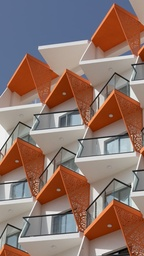
#> input picture Modul 6/Modul6.jpg, 144 x 256 px, shrunk from 563 x 1000 before the run, found by its file name
$ jupyter execute 'Jurnal6_F1D021131_R. Muhammad Gerald Dennaya HD..ipynb'
#> lines starting #> are read from the running program, lines starting #| are printed output that depends on the picture
# MODUL 6 : Edge Detection

Untuk melakukan Pendeteksian Tepi membutuhkan beberapa library yang nantinya digunakan untuk mengolah suatu citra, library diantaranya adalah:
1. Library matplotlib.pyplot yang dinamakan sebagai "plt" merupakan library yang digunakan untuk memvisualisasikan suatu data
2. Library numpy yang dinamakan sebagai "np" merupakan library yang digunakan untuk melakukan proses matematika dalam suatu array
3. Library Opencv atau cv2 yang dinamakan sebagai "cv" merupakan library yang digunakan untuk mengolah suatu citra

[cell 1]
import matplotlib.pyplot as plt
import numpy as np
import cv2 as cv

Hal pertama yang dilakukan untuk pendeteksian tepi yaitu menyimpan sebuah citra yang akan dideteksi tepinya kedalam suatu variabel yang dalam kasus ini variabel "image", kemudian mengubah dimensi dari citra yang awalnya BGR(Blue Green Red) menjadi dimensi Grayscale guna mempermudah pemrosesan dalam suatu citra, lalu citra yang berdimensi grayscale disimpan kedalam variabel "gray_image" lalu ditampilkan dengan fungsi imshow pada plt

[cell 2]
image = plt.imread("modul6.jpg")
#> image is the input picture: shape (256, 144, 3); mean R, G, B 140.9, 115.8, 107.8
gray_image = cv.cvtColor(image, cv.COLOR_BGR2GRAY)
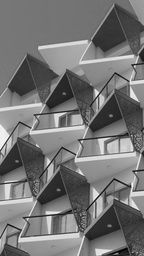
#> gray_image: shape (256, 144); min 1, max 254, mean 116.2
plt.imshow(gray_image,cmap='gray')

FUNGSI padding : digunakan untuk menciptakan suatu citra baru yang telah di zero padding sesuai dengan kernel yang dibutuhkan, oleh karena itu fungsi ini membutuhkan parameter img untuk citranya dan kernel untuk ukuran paddingnya, padding dilakukan berdasarkan ukuran kernel, jika kernel berukuran ganjil maka jumlah padding yang didapatkan berasal dari panjang kernel yang dikurangi 1 lalu dibagi 2 sedangkan untuk kernel genap didapatkan dari ukuran kernel yang dibagi 2.

[cell 3]
def padding (img, kernel):
    if len(kernel)%2 == 0:
        n = int(len(kernel)/2)
        result = np.pad (img, ([0,n],[0,n]))
    else:
        n = int((len(kernel)-1)/2)
        result = np.pad (img, ([n,n],[n,n]))
    return result

FUNGSI konvolusi : merupakan fungsi untuk melakukan konvolusi pada citra yang telah dipadding lalu menyimpannya kembali pada variabel yang berukuran sama dengan citra aslinya yang dalam kasus ini adalah variabel "result", adapun proses konvolusi citra menyesuaikan dengan ukuran kernel. sehingga dibutuhkan 3 parameter dalam fungsi ini yaitu parameter pad yaitu sebuah citra yang telah dipadding yang nantinya akan diambil nilai nilainya untuk dilakukan konvolusi, parameter img yang digunakan untuk mengambil ukuran citra asli untuk ditempatkan pada variabel result dan parameter kernel untuk membantu proses konvolusi yang di mana dilakukan proses sum of product pada piksel yang ingin di konvolusi serta piksel tetangganya dengan kernel yang ada pada parameter.

[cell 4]
def konvolusi(pad, img, kernel):
    result = np.zeros(img.shape).astype(int)
    for i in range(img.shape[0]):
        for j in range(img.shape[1]):

            for k in range(len(kernel)):
                for l in range(len(kernel)):
                    result[i,j] += pad[i+k,j+l] * kernel[k][l]
#> result: shape (256, 144) int64
    return result

FUNGSI Edge_Detection : merupakan fungsi yang digunakan untuk melakukan pendeteksian tepi, pada fungsi ini akan mengembalikan 3 nilai yaitu hasil pendeteksian tepi, pendeteksian tepi pada gradient X dan pendeteksian tepi pada gradient Y.

hal pertama yang dilakukan untuk pendeteksian adalah melakukan konvolusi citra dengan kernel yang berupa operator pendeteksian tepi pada kasus ini terdapat 2  kernel (untuk gradient X dan gradient Y) pada setiap metode sehingga dilakukan 2 konvolusi pada masing masing operator lalu hasil dari kedua konvolusi tersebut dipangkatkan dan diakarkan dengan bantuan np.sqrt, jika ingin mendapatkan hasil pendeteksian tepi yang lengkap kedua hasil konvolusi tadi ditambahkan setelah dipangkatkan.

[cell 5]
def Edge_Detection(image,kernel1,kernel2):
    pad_image = padding(image,kernel1)

    konv1 = konvolusi(pad_image,image,kernel1)
    konv2 = konvolusi(pad_image,image,kernel2)

    square1 = konv1 * konv1
    square2 = konv2 * konv2

    Gradient_Y = np.zeros(square1.shape).astype(int)
    Gradient_Y = np.sqrt(square1)

    Gradient_X = np.zeros(square2.shape).astype(int)
    Gradient_X = np.sqrt(square2)
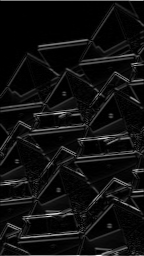
#> Gradient_X: shape (256, 144) float64; min 0, max 932, mean 61.4; drawn with min black and max white

    hasil_jumlah = square1 + square2
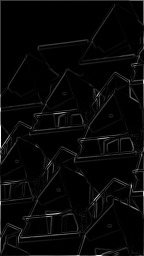
#> hasil_jumlah: shape (256, 144) int64; min 0, max 923570, mean 27968.8; drawn with min black and max white
    result = np.sqrt(hasil_jumlah)


    return result, Gradient_X, Gradient_Y

Untuk melakukan pendeteksian Tepi dibutuhkan operator pendeteksian tepi berupa kernel adapun bentuk kernel dari masing masing metode/operatornya diantaranya :

#### A. Kernel Sobel

[cell 6]
Sx = [[-1, 0, 1],
      [-2, 0, 2],
      [-1, 0, 1]]
Sy = [[ 1, 2, 1],
      [ 0, 0, 0],
      [-1,-2,-1]]

#### B. Kernel Prewitt

[cell 7]
Px = [[-1, 0, 1],
      [-1, 0, 1],
      [-1, 0, 1]]
Py = [[ 1, 1, 1],
      [ 0, 0, 0],
      [-1,-1,-1]]

#### C. Kernel Roberts

[cell 8]
Rp = [[ 1, 0],
      [ 0,-1]]
Rm = [[ 0, 1],
      [-1, 0]]

## Nomor 1 : Lakukanlah deteksi tepi dengan menggunakan metode Sobel, Prewitt dan Roberts

### A. Metode Sobel

Melakukan pendeteksian tepi dengan memanggil fungsi Edge_Detection dengan paramaternya berupa citra yang telah digrayscale pada variabel "gray_image" serta 2 kernel yang merupakan operator dalam pendeteksian tepi, yang dalam kasus ini menggunakan kernel yang ada pada metode sobel yaitu yang ada pada variabel "Sx" dan "Sy", kemudian akan didapatkan 3 hasil citra, yaitu citra hasil pendeteksian tepi, citra hasil pendeteksian tepi pada gradient X dan citra hasil pendeteksian tepi pada gradient Y, lalu ditampilkan dengan fungsi imshow yang ada pada library plt.

[cell 9]
sobel_img, sobel_imgX, sobel_imgY = Edge_Detection(gray_image, Sx, Sy)

plt.figure(figsize=(15,15))
plt.subplot(1,3,1)
plt.title("Sobel Gradient X")
plt.imshow(sobel_imgX, cmap='gray')
plt.subplot(1,3,2)
plt.title("Sobel Gradient Y")
plt.imshow(sobel_imgY, cmap='gray')
plt.subplot(1,3,3)
plt.title("Sobel Result")
plt.imshow(sobel_img, cmap='gray')

### B. Metode Prewitt

Melakukan pendeteksian tepi dengan memanggil fungsi Edge_Detection dengan paramaternya berupa citra yang telah digrayscale pada variabel "gray_image" serta 2 kernel yang merupakan operator dalam pendeteksian tepi, yang dalam kasus ini menggunakan kernel yang ada pada metode prewitt yaitu yang ada pada variabel "Px" dan "Py", kemudian akan didapatkan 3 hasil citra, yaitu citra hasil pendeteksian tepi, citra hasil pendeteksian tepi pada gradient X dan citra hasil pendeteksian tepi pada gradient Y, lalu ditampilkan dengan fungsi imshow yang ada pada library plt.

[cell 10]
prewitt_img, prewitt_imgX, prewitt_imgY = Edge_Detection(gray_image, Px, Py)

plt.figure(figsize=(15,15))
plt.subplot(1,3,1)
plt.title("prewitt Gradient X")
plt.imshow(prewitt_imgX, cmap='gray')
plt.subplot(1,3,2)
plt.title("prewitt Gradient Y")
plt.imshow(prewitt_imgY, cmap='gray')
plt.subplot(1,3,3)
plt.title("prewitt Result")
plt.imshow(prewitt_img, cmap='gray')

### C. Metode Roberts

Melakukan pendeteksian tepi dengan memanggil fungsi Edge_Detection dengan paramaternya berupa citra yang telah digrayscale pada variabel "gray_image" serta 2 kernel yang merupakan operator dalam pendeteksian tepi, yang dalam kasus ini menggunakan kernel yang ada pada metode roberts yaitu yang ada pada variabel "Rp" dan "Rm", kemudian akan didapatkan 3 hasil citra, yaitu citra hasil pendeteksian tepi, citra hasil pendeteksian tepi pada gradient X dan citra hasil pendeteksian tepi pada gradient Y, lalu ditampilkan dengan fungsi imshow yang ada pada library plt.

[cell 11]
roberts_img, roberts_imgX, roberts_imgY = Edge_Detection(gray_image, Rp, Rm)
#> after the loop in konvolusi (call 5), `for i in range(img.shape[0]):`:
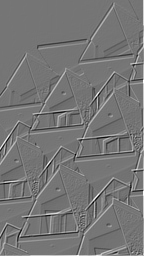
#> result: shape (256, 144) int64; min -194, max 227, mean 1.5; drawn with min black and max white
#> after the loop in konvolusi (call 6), `for i in range(img.shape[0]):`:
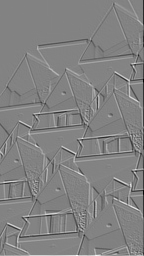
#> result: shape (256, 144) int64; min -227, max 216, mean -0.5; drawn with min black and max white
#> in Edge_Detection (call 3), `square1 = konv1 * konv1`:
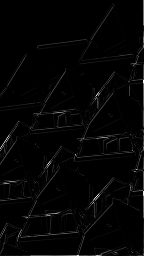
#> square1: shape (256, 144) int64; min 0, max 51529, mean 971.5; drawn with min black and max white
#> in Edge_Detection (call 3), `square2 = konv2 * konv2`:
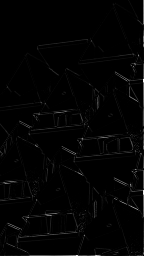
#> square2: shape (256, 144) int64; min 0, max 51529, mean 742.8; drawn with min black and max white
#> in Edge_Detection (call 3), `Gradient_Y = np.sqrt(square1)`:
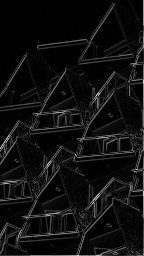
#> Gradient_Y: shape (256, 144) float64; min 0, max 227, mean 15.9
#> in Edge_Detection (call 3), `Gradient_X = np.sqrt(square2)`:
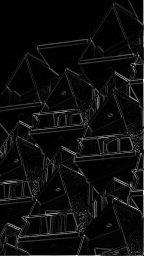
#> Gradient_X: shape (256, 144) float64; min 0, max 227, mean 13.7
#> in Edge_Detection (call 3), `result = np.sqrt(hasil_jumlah)`:
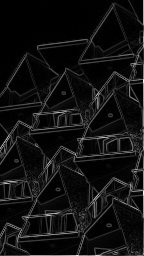
#> result: shape (256, 144) float64; min 0, max 316.8, mean 22.5; drawn with min black and max white

plt.figure(figsize=(15,15))
plt.subplot(1,3,1)
plt.title("roberts Gradient X")
plt.imshow(roberts_imgX, cmap='gray')
plt.subplot(1,3,2)
plt.title("roberts Gradient Y")
plt.imshow(roberts_imgY, cmap='gray')
plt.subplot(1,3,3)
plt.title("roberts Result")
plt.imshow(roberts_img, cmap='gray')

### Menampilkan Ketiga Hasil Pendeteksian Tepi dari 3 Metode : Sobel, Prewitt dan Roberts

[cell 12]
plt.figure(figsize=(15,15))
plt.subplot(1,3,1)
plt.title("sobel Result")
plt.imshow(sobel_img, cmap='gray')
plt.subplot(1,3,2)
plt.title("prewitt Result")
plt.imshow(prewitt_img, cmap='gray')
plt.subplot(1,3,3)
plt.title("roberts Result")
plt.imshow(roberts_img, cmap='gray')

## Nomor 2 : Buatlah method untuk mencari hasil terbaik dari ketiga metode no 1 dengan cara melihat jumlah warna yang diperoleh dari hasil deteksi tepi

FUNGSI FindBestEdge : merupakan fungsi yang digunakan untuk mencari hasil pendeteksian tepi yang terbaik dari tiga hasil metode pendeteksian tepi (sobel, prewitt dan roberts) dengan cara menghitung jumlah piksel bernilai 0 pada masing masing citra, yang memiliki jumlah tersedikit yang menjadi metode terbaik.

[cell 13]
def FindBestEdge(img_A, img_B, img_C):
    A = 0
    B = 0
    C = 0
    result = np.zeros(img_A.shape).astype(int)
    for i in range(img_A.shape[0]):
        for j in range(img_A.shape[1]):
            if img_A[i,j] == 0:
                A += 1
            if img_B[i,j] == 0:
                B += 1
            if img_C[i,j] == 0:
                C += 1
#> after the loop, A = 2661; B = 2659; C = 3858
    if A < B:
        if A < C:
            result = img_A
        else:
            result = img_C
    else:
        if B < C:
            result = img_B
        else:
            result = img_C
    return result
